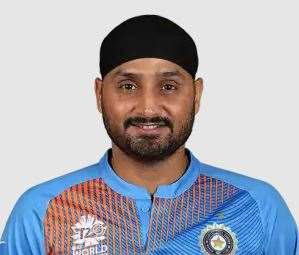
#> input picture ML/harbhajan.jpg, 299 x 255 px
$ jupyter execute nosedetect.ipynb
#> lines starting #> are read from the running program, lines starting #| are printed output that depends on the picture; after the words box and inside, x2 and y2 are one past the last pixel; in counts of white or black regions, pixels touching at a corner belong together
[cell 1]
import cv2
crick1 = cv2.imread('harbhajan.jpg',1)
#> crick1 is the input picture: shape (255, 299, 3); mean B, G, R 181.1, 172, 170.8
gray_img = cv2.cvtColor(crick1, cv2.COLOR_BGR2GRAY)
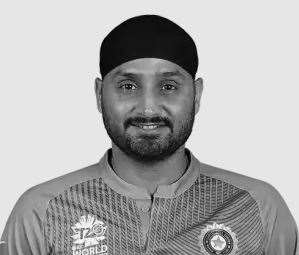
#> gray_img: shape (255, 299); min 0, max 255, mean 172.7

haar_cascade = cv2.CascadeClassifier('haarcascade_frontalface_default.xml')
#eye_cascade = cv2.CascadeClassifier('haarcascade_eye.xml')
mouth_cascade = cv2.CascadeClassifier('haarcascade_mcs_mouth.xml')

faces = haar_cascade.detectMultiScale(gray_img,1.3,5)
#> faces = [[92, 42, 115, 115]]

for (x, y, w, h) in faces:
    cv2.rectangle(crick1, (x, y), (x+w, y+h), (255, 0, 0), 2)
    roi_gray = gray_img[y:y+h, x:x+w]
    roi_color = crick1[y:y+h, x:x+w]

    #eyes = eye_cascade.detectMultiScale(roi_gray)
    mouth = mouth_cascade.detectMultiScale(roi_gray)
                         #eyes
    for (ex,ey,ew,eh) in mouth:
        cv2.rectangle(roi_color,(ex,ey),(ex+ew,ey+eh),(255,0,0),2)
#> this loop made 1 pass
#> (x, y, w, h, mouth) on pass 1: (92, 42, 115, 115, [[31, 71, 51, 30], [60, 38, 35, 21]])
#> pass 1, `roi_gray = gray_img[y:y+h, x:x+w]`:
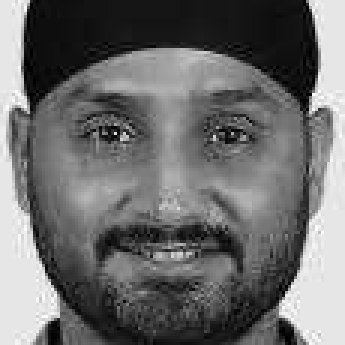
#> roi_gray: shape (115, 115) (shown 3 times larger); min 0, max 255, mean 108.7
#> pass 1, `roi_color = crick1[y:y+h, x:x+w]`:
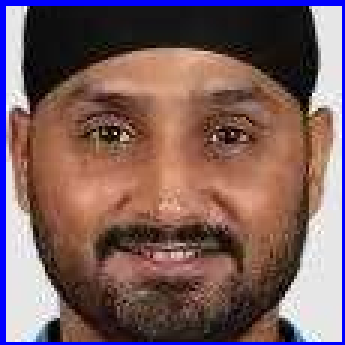
#> roi_color: shape (115, 115, 3) (shown 3 times larger); mean B, G, R 94.9, 94, 122.1
#> after the loop:
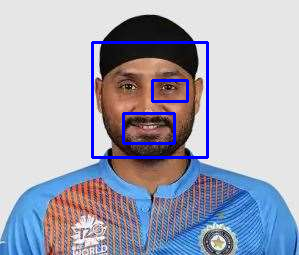
#> crick1: shape (255, 299, 3); 2.87% of pixels changed, all inside (x1, y1, x2, y2) = (91, 41, 209, 159)
#> after the loop:
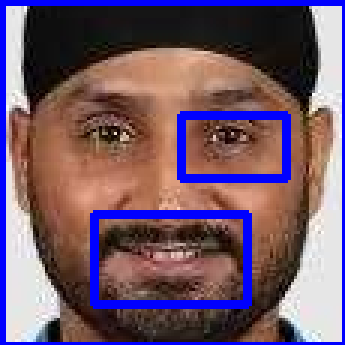
#> roi_color: shape (115, 115, 3) (shown 3 times larger); 6.16% of pixels changed, all inside (x1, y1, x2, y2) = (30, 37, 97, 103)
cv2.imshow('Face Detection', crick1)
cv2.waitKey(0)
cv2.destroyAllWindows()
